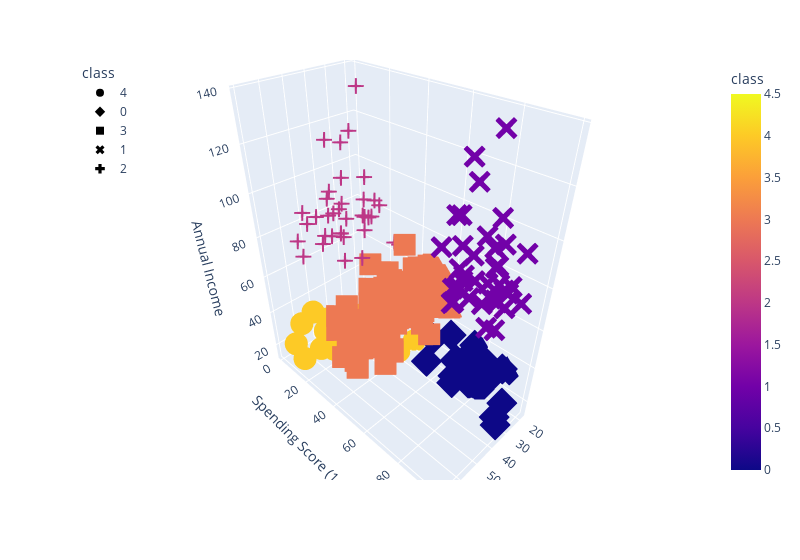

Notebook code cell kept with this figure:
### Code cell
# Plot the 3D-scatter with x="Annual Income", y="Spending Score (1-100)" and z="Age"
fig = px.scatter_3d(
    five_clusters,
    x="Age",
    y="Spending Score (1-100)",
    z="Annual Income",
    color="class",
    symbol="class",
    width=800,
)
fig.update_layout(legend=dict(x=0, y=1))
fig.show()

### Figure 1 — Plotly figure (JSON) as saved in the notebook; plotly's stock layout.template omitted (floating-point values rounded to 4 significant figures)
{"data": [{"hovertemplate": "class=%{marker.color}<br>Age=%{x}<br>Spending Score (1-100)=%{y}<br>Annual Income=%{z}<extra></extra>", "legendgroup": "4", "marker": {"color": [4, 4, 4, 4, 4, 4, 4, 4, 4, 4, 4, 4, 4, 4, 4, 4, 4, 4, 4, 4, 4, 4, 4], "coloraxis": "coloraxis", "symbol": "circle"}, "mode": "markers", "name": "4", "scene": "scene", "showlegend": true, "type": "scatter3d", "x": [19, 20, 31, 35, 64, 67, 58, 37, 35, 52, 35, 46, 54, 45, 40, 60, 53, 49, 42, 36, 65, 48, 49], "y": [39, 6, 40, 6, 3, 14, 15, 13, 35, 29, 35, 5, 14, 32, 31, 4, 4, 14, 17, 26, 35, 36, 28], "z": [15, 16, 17, 18, 19, 19, 20, 20, 21, 23, 24, 25, 28, 28, 29, 30, 33, 33, 34, 37, 38, 39, 39]}, {"hovertemplate": "class=%{marker.color}<br>Age=%{x}<br>Spending Score (1-100)=%{y}<br>Annual Income=%{z}<extra></extra>", "legendgroup": "0", "marker": {"color": [0, 0, 0, 0, 0, 0, 0, 0, 0, 0, 0, 0, 0, 0, 0, 0, 0, 0, 0, 0, 0, 0, 0], "coloraxis": "coloraxis", "symbol": "diamond"}, "mode": "markers", "name": "0", "scene": "scene", "showlegend": true, "type": "scatter3d", "x": [21, 23, 22, 23, 30, 35, 24, 22, 20, 35, 25, 31, 29, 35, 23, 21, 18, 21, 30, 20, 24, 31, 24], "y": [81, 77, 76, 94, 72, 99, 77, 79, 66, 98, 73, 73, 82, 61, 87, 73, 92, 81, 73, 75, 92, 61, 65], "z": [15, 16, 17, 18, 19, 19, 20, 20, 21, 23, 24, 25, 28, 28, 29, 30, 33, 33, 34, 37, 38, 39, 39]}, {"hovertemplate": "class=%{marker.color}<br>Age=%{x}<br>Spending Score (1-100)=%{y}<br>Annual Income=%{z}<extra></extra>", "legendgroup": "3", "marker": {"color": [3, 3, 3, 3, 3, 3, 3, 3, 3, 3, 3, 3, 3, 3, 3, 3, 3, 3, 3, 3, 3, 3, 3, 3, 3, 3, 3, 3, 3, 3, 3, 3, 3, 3, 3, 3, 3, 3, 3, 3, 3, 3, 3, 3, 3, 3, 3, 3, 3, 3, 3, 3, 3, 3, 3, 3, 3, 3, 3, 3, 3, 3, 3, 3, 3, 3, 3, 3, 3, 3, 3, 3, 3, 3, 3, 3, 3, 3, 3], "coloraxis": "coloraxis", "symbol": "square"}, "mode": "markers", "name": "3", "scene": "scene", "showlegend": true, "type": "scatter3d", "x": [50, 27, 29, 31, 49, 33, 31, 59, 50, 47, 51, 69, 27, 53, 70, 19, 67, 54, 63, 18, 43, 68, 19, 32, 70, 47, 60, 60, 59, 26, 45, 40, 23, 49, 57, 38, 67, 46, 21, 48, 55, 22, 34, 50, 68, 18, 48, 40, 32, 24, 47, 27, 48, 20, 23, 49, 67, 26, 49, 21, 66, 54, 68, 66, 65, 19, 38, 19, 18, 19, 63, 49, 51, 50, 27, 38, 40, 43, 28], "y": [55, 47, 42, 42, 52, 60, 54, 60, 45, 41, 50, 46, 51, 46, 56, 55, 52, 59, 51, 59, 50, 48, 59, 47, 55, 42, 49, 56, 47, 54, 53, 48, 52, 42, 51, 55, 41, 44, 57, 46, 58, 55, 60, 46, 55, 41, 49, 40, 42, 52, 47, 50, 42, 49, 41, 48, 59, 55, 56, 42, 50, 46, 43, 48, 52, 54, 42, 46, 48, 50, 43, 59, 43, 57, 56, 40, 58, 35, 40], "z": [40, 40, 40, 40, 42, 42, 43, 43, 43, 43, 44, 44, 46, 46, 46, 46, 47, 47, 48, 48, 48, 48, 48, 48, 49, 49, 50, 50, 54, 54, 54, 54, 54, 54, 54, 54, 54, 54, 54, 54, 57, 57, 58, 58, 59, 59, 60, 60, 60, 60, 60, 60, 61, 61, 62, 62, 62, 62, 62, 62, 63, 63, 63, 63, 63, 63, 64, 64, 65, 65, 65, 65, 67, 67, 67, 67, 69, 71, 76]}, {"hovertemplate": "class=%{marker.color}<br>Age=%{x}<br>Spending Score (1-100)=%{y}<br>Annual Income=%{z}<extra></extra>", "legendgroup": "1", "marker": {"color": [1, 1, 1, 1, 1, 1, 1, 1, 1, 1, 1, 1, 1, 1, 1, 1, 1, 1, 1, 1, 1, 1, 1, 1, 1, 1, 1, 1, 1, 1, 1, 1, 1, 1, 1, 1, 1, 1, 1], "coloraxis": "coloraxis", "symbol": "x"}, "mode": "markers", "name": "1", "scene": "scene", "showlegend": true, "type": "scatter3d", "x": [39, 31, 40, 38, 39, 31, 29, 32, 35, 32, 32, 28, 32, 34, 39, 38, 27, 30, 30, 29, 31, 36, 33, 32, 28, 36, 30, 27, 35, 32, 29, 30, 28, 36, 32, 38, 35, 32, 30], "y": [91, 77, 95, 75, 75, 71, 88, 73, 72, 93, 87, 97, 74, 90, 88, 76, 89, 78, 73, 83, 93, 75, 95, 63, 75, 92, 86, 69, 90, 86, 88, 97, 68, 85, 69, 91, 79, 74, 83], "z": [69, 70, 71, 71, 71, 72, 73, 73, 74, 75, 76, 77, 77, 78, 78, 78, 78, 78, 78, 79, 81, 85, 86, 87, 87, 87, 88, 88, 93, 97, 98, 99, 101, 103, 103, 113, 120, 126, 137]}, {"hovertemplate": "class=%{marker.color}<br>Age=%{x}<br>Spending Score (1-100)=%{y}<br>Annual Income=%{z}<extra></extra>", "legendgroup": "2", "marker": {"color": [2, 2, 2, 2, 2, 2, 2, 2, 2, 2, 2, 2, 2, 2, 2, 2, 2, 2, 2, 2, 2, 2, 2, 2, 2, 2, 2, 2, 2, 2, 2, 2, 2, 2, 2, 2], "coloraxis": "coloraxis", "symbol": "cross"}, "mode": "markers", "name": "2", "scene": "scene", "showlegend": true, "type": "scatter3d", "x": [23, 59, 47, 25, 20, 44, 19, 57, 25, 48, 34, 43, 44, 47, 37, 34, 56, 19, 50, 42, 36, 40, 36, 52, 58, 59, 37, 46, 41, 54, 41, 34, 33, 47, 45, 32], "y": [29, 11, 9, 34, 5, 7, 10, 5, 12, 36, 22, 17, 20, 16, 1, 1, 35, 5, 26, 20, 27, 13, 10, 13, 15, 14, 32, 15, 39, 24, 17, 23, 8, 16, 28, 18], "z": [70, 71, 71, 72, 73, 73, 74, 75, 77, 77, 78, 78, 78, 78, 78, 78, 79, 81, 85, 86, 87, 87, 87, 88, 88, 93, 97, 98, 99, 101, 103, 103, 113, 120, 126, 137]}], "layout": {"coloraxis": {"colorbar": {"title": {"text": "class"}}, "colorscale": [[0, "#0d0887"], [0.1111, "#46039f"], [0.2222, "#7201a8"], [0.3333, "#9c179e"], [0.4444, "#bd3786"], [0.5556, "#d8576b"], [0.6667, "#ed7953"], [0.7778, "#fb9f3a"], [0.8889, "#fdca26"], [1, "#f0f921"]]}, "legend": {"title": {"text": "class"}, "tracegroupgap": 0, "x": 0, "y": 1}, "margin": {"t": 60}, "scene": {"domain": {"x": [0, 1], "y": [0, 1]}, "xaxis": {"title": {"text": "Age"}}, "yaxis": {"title": {"text": "Spending Score (1-100)"}}, "zaxis": {"title": {"text": "Annual Income"}}}, "width": 800}}
